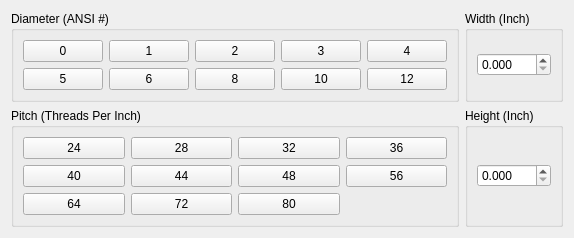
              <widget class="QWidget" name="nut_inch">
               <layout class="QGridLayout" name="gridLayout_18">
                <item row="0" column="0">
                 <widget class="QGroupBox" name="nut_diameter_imperial">
                  <property name="title">
                   <string>Diameter (ANSI #)</string>
                  </property>
                  <layout class="QGridLayout" name="gridLayout_38">
                   <item row="0" column="4">
                    <widget class="QPushButton" name="pushButton_558">
                     <property name="text">
                      <string>4</string>
                     </property>
                     <attribute name="buttonGroup">
                      <string notr="true">NutDiameterImperialGroup</string>
                     </attribute>
                    </widget>
                   </item>
                   <item row="0" column="1">
                    <widget class="QPushButton" name="pushButton_555">
                     <property name="text">
                      <string>1</string>
                     </property>
                     <property name="checkable">
                      <bool>true</bool>
                     </property>
                     <attribute name="buttonGroup">
                      <string notr="true">NutDiameterImperialGroup</string>
                     </attribute>
                    </widget>
                   </item>
                   <item row="0" column="0">
                    <widget class="QPushButton" name="pushButton_554">
                     <property name="text">
                      <string>0</string>
                     </property>
                     <attribute name="buttonGroup">
                      <string notr="true">NutDiameterImperialGroup</string>
                     </attribute>
                    </widget>
                   </item>
                   <item row="0" column="2">
                    <widget class="QPushButton" name="pushButton_556">
                     <property name="text">
                      <string>2</string>
                     </property>
                     <attribute name="buttonGroup">
                      <string notr="true">NutDiameterImperialGroup</string>
                     </attribute>
                    </widget>
                   </item>
                   <item row="1" column="0">
                    <widget class="QPushButton" name="pushButton_559">
                     <property name="text">
                      <string>5</string>
                     </property>
                     <attribute name="buttonGroup">
                      <string notr="true">NutDiameterImperialGroup</string>
                     </attribute>
                    </widget>
                   </item>
                   <item row="1" column="1">
                    <widget class="QPushButton" name="pushButton_560">
                     <property name="text">
                      <string>6</string>
                     </property>
                     <property name="checkable">
                      <bool>true</bool>
                     </property>
                     <attribute name="buttonGroup">
                      <string notr="true">NutDiameterImperialGroup</string>
                     </attribute>
                    </widget>
                   </item>
                   <item row="1" column="4">
                    <widget class="QPushButton" name="pushButton_563">
                     <property name="text">
                      <string>12</string>
                     </property>
                     <attribute name="buttonGroup">
                      <string notr="true">NutDiameterImperialGroup</string>
                     </attribute>
                    </widget>
                   </item>
                   <item row="1" column="2">
                    <widget class="QPushButton" name="pushButton_561">
                     <property name="text">
                      <string>8</string>
                     </property>
                     <attribute name="buttonGroup">
                      <string notr="true">NutDiameterImperialGroup</string>
                     </attribute>
                    </widget>
                   </item>
                   <item row="1" column="3">
                    <widget class="QPushButton" name="pushButton_562">
                     <property name="text">
                      <string>10</string>
                     </property>
                     <attribute name="buttonGroup">
                      <string notr="true">NutDiameterImperialGroup</string>
                     </attribute>
                    </widget>
                   </item>
                   <item row="0" column="3">
                    <widget class="QPushButton" name="pushButton_557">
                     <property name="text">
                      <string>3</string>
                     </property>
                     <attribute name="buttonGroup">
                      <string notr="true">NutDiameterImperialGroup</string>
                     </attribute>
                    </widget>
                   </item>
                  </layout>
                 </widget>
                </item>
                <item row="0" column="1">
                 <widget class="QGroupBox" name="nut_width_imperial">
                  <property name="title">
                   <string>Width (Inch)</string>
                  </property>
                  <layout class="QGridLayout" name="gridLayout_35">
                   <item row="0" column="0">
                    <widget class="QDoubleSpinBox" name="nut_width_imperial_double">
                     <property name="decimals">
                      <number>3</number>
                     </property>
                     <property name="maximum">
                      <double>12.000000000000000</double>
                     </property>
                     <property name="singleStep">
                      <double>0.031250000000000</double>
                     </property>
                    </widget>
                   </item>
                  </layout>
                 </widget>
                </item>
                <item row="1" column="0">
                 <widget class="QGroupBox" name="nut_pitch_imperial">
                  <property name="title">
                   <string>Pitch (Threads Per Inch)</string>
                  </property>
                  <layout class="QGridLayout" name="gridLayout_16">
                   <item row="4" column="0">
                    <widget class="QPushButton" name="pushButton_80">
                     <property name="text">
                      <string>40</string>
                     </property>
                     <attribute name="buttonGroup">
                      <string notr="true">NutPitchImperialGroup</string>
                     </attribute>
                    </widget>
                   </item>
                   <item row="4" column="1">
                    <widget class="QPushButton" name="pushButton_88">
                     <property name="text">
                      <string>44</string>
                     </property>
                     <attribute name="buttonGroup">
                      <string notr="true">NutPitchImperialGroup</string>
                     </attribute>
                    </widget>
                   </item>
                   <item row="0" column="1">
                    <widget class="QPushButton" name="pushButton_96">
                     <property name="text">
                      <string>28</string>
                     </property>
                     <attribute name="buttonGroup">
                      <string notr="true">NutPitchImperialGroup</string>
                     </attribute>
                    </widget>
                   </item>
                   <item row="0" column="4">
                    <widget class="QPushButton" name="pushButton_151">
                     <property name="text">
                      <string>36</string>
                     </property>
                     <attribute name="buttonGroup">
                      <string notr="true">NutPitchImperialGroup</string>
                     </attribute>
                    </widget>
                   </item>
                   <item row="0" column="0">
                    <widget class="QPushButton" name="pushButton_153">
                     <property name="text">
                      <string>24</string>
                     </property>
                     <attribute name="buttonGroup">
                      <string notr="true">NutPitchImperialGroup</string>
                     </attribute>
                    </widget>
                   </item>
                   <item row="0" column="2">
                    <widget class="QPushButton" name="pushButton_155">
                     <property name="text">
                      <string>32</string>
                     </property>
                     <attribute name="buttonGroup">
                      <string notr="true">NutPitchImperialGroup</string>
                     </attribute>
                    </widget>
                   </item>
                   <item row="4" column="2">
                    <widget class="QPushButton" name="pushButton_156">
                     <property name="text">
                      <string>48</string>
                     </property>
                     <attribute name="buttonGroup">
                      <string notr="true">NutPitchImperialGroup</string>
                     </attribute>
                    </widget>
                   </item>
                   <item row="4" column="4">
                    <widget class="QPushButton" name="pushButton_147">
                     <property name="text">
                      <string>56</string>
                     </property>
                     <attribute name="buttonGroup">
                      <string notr="true">NutPitchImperialGroup</string>
                     </attribute>
                    </widget>
                   </item>
                   <item row="5" column="0">
                    <widget class="QPushButton" name="pushButton_152">
                     <property name="text">
                      <string>64</string>
                     </property>
                     <attribute name="buttonGroup">
                      <string notr="true">NutPitchImperialGroup</string>
                     </attribute>
                    </widget>
                   </item>
                   <item row="5" column="1">
                    <widget class="QPushButton" name="pushButton_91">
                     <property name="text">
                      <string>72</string>
                     </property>
                     <attribute name="buttonGroup">
                      <string notr="true">NutPitchImperialGroup</string>
                     </attribute>
                    </widget>
                   </item>
                   <item row="5" column="2">
                    <widget class="QPushButton" name="pushButton_154">
                     <property name="text">
                      <string>80</string>
                     </property>
                     <attribute name="buttonGroup">
                      <string notr="true">NutPitchImperialGroup</string>
                     </attribute>
                    </widget>
                   </item>
                  </layout>
                 </widget>
                </item>
                <item row="1" column="1">
                 <widget class="QGroupBox" name="nut_height_imperial">
                  <property name="title">
                   <string>Height (Inch)</string>
                  </property>
                  <layout class="QHBoxLayout" name="horizontalLayout_17">
                   <item>
                    <widget class="QDoubleSpinBox" name="nut_height_imperial_double">
                     <property name="decimals">
                      <number>3</number>
                     </property>
                     <property name="maximum">
                      <double>12.000000000000000</double>
                     </property>
                     <property name="singleStep">
                      <double>0.031250000000000</double>
                     </property>
                    </widget>
                   </item>
                  </layout>
                 </widget>
                </item>
               </layout>
              </widget>
